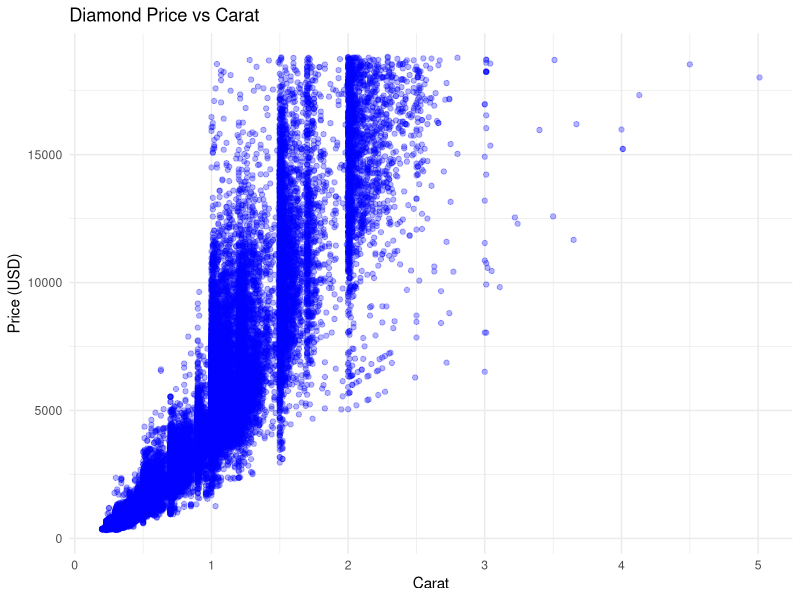

R code for this plot:
## ---- chunk 1

library(ggplot2)
## ---- chunk 2

# Create a scatter plot of carat vs price
ggplot(data = diamonds, aes(x = carat, y = price)) +
  geom_point(alpha = 0.3, color = "blue") +
  labs(
    title = "Diamond Price vs Carat",
    x = "Carat",
    y = "Price (USD)"
  ) +
  theme_minimal()

